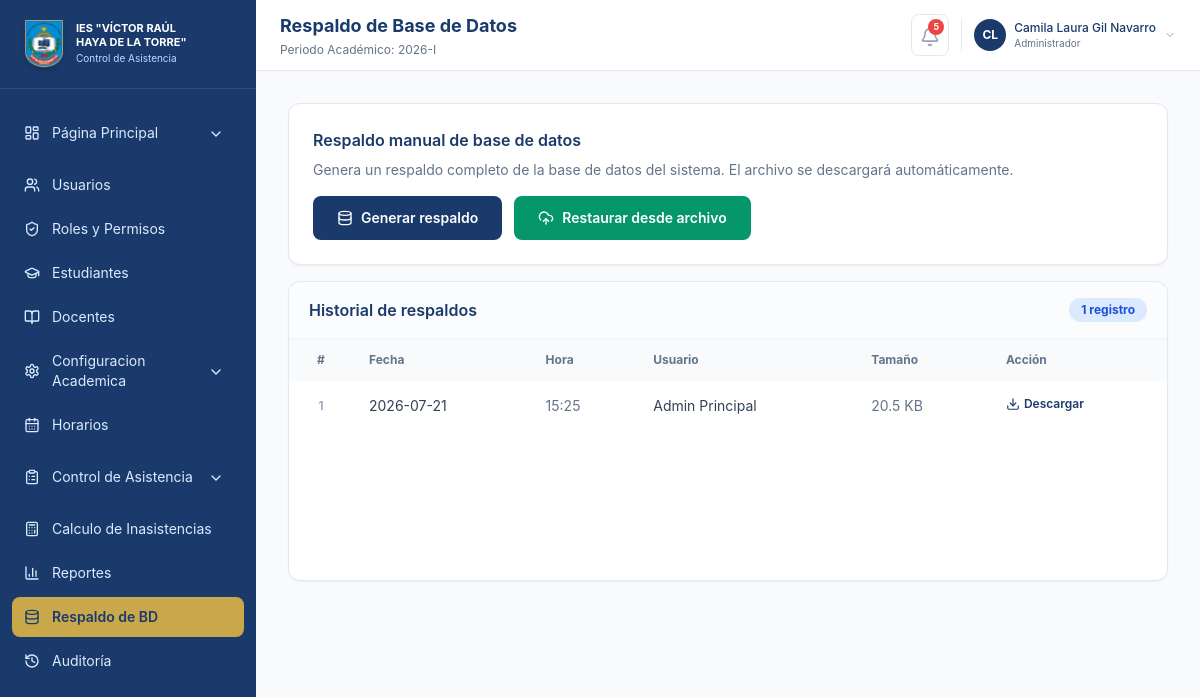
Screenshot of /index.php?m=respaldo (signed in) with the database file from the repository.
### tables this page shows
CREATE TABLE `respaldos` (
  `id` int(11) NOT NULL AUTO_INCREMENT,
  `usuario` varchar(160) NOT NULL,
  `fecha` date NOT NULL,
  `hora` time NOT NULL,
  `tamanio` varchar(40) NOT NULL,
  PRIMARY KEY (`id`)
);

### public/index.php (called while the page is built, shortened)
<?php
require_once __DIR__ . '/../app/helpers.php';
require __DIR__ . '/layout.php';

### app/db.php (called while the page is built, shortened)
<?php
require_once __DIR__ . '/config.php';
function db(): PDO
{
    static $pdo = null;
    if ($pdo instanceof PDO) {
        return $pdo;
    }
    try {
        $dsn = 'mysql:host=' . DB_HOST . ';dbname=' . DB_NAME . ';charset=' . DB_CHARSET;
        $pdo = new PDO($dsn, DB_USER, DB_PASS, [
            PDO::ATTR_ERRMODE => PDO::ERRMODE_EXCEPTION,
            PDO::ATTR_DEFAULT_FETCH_MODE => PDO::FETCH_ASSOC,
            PDO::ATTR_EMULATE_PREPARES => false,
        ]);
    } catch (PDOException $e) {
        error_log('Error de base de datos: ' . $e->getMessage());
        http_response_code(500);
        die('La base de datos no está disponible. Verifique app/config.php e importe database/schema.sql antes de usar el sistema.');
    }
    return $pdo;
}
function fetch_all(string $sql, array $params = []): array
{
    $stmt = db()->prepare($sql);
    $stmt->execute($params);
    return $stmt->fetchAll();
}

### app/helpers.php (called while the page is built, shortened)
<?php
require_once __DIR__ . '/config.php';
require_once __DIR__ . '/db.php';
function e(string|int|float|null $value): string
{
    return htmlspecialchars((string) $value, ENT_QUOTES, 'UTF-8');
}
function all_respaldos(): array
{
    return fetch_all('SELECT id, fecha, hora, usuario, tamanio FROM respaldos ORDER BY fecha DESC, hora DESC');
}

### app/config.php (called while the page is built, shortened)
<?php
function base_url(string $path = ''): string
{
    $base = rtrim(dirname($_SERVER['SCRIPT_NAME'] ?? ''), '/\\');
    return ($base === '' ? '' : $base) . '/' . ltrim($path, '/');
}

### public/modules/respaldo.php (the view, shortened to what this page needs)
<?php
$historial = all_respaldos();
?>
<div class="space-y-4">
    <div class="rounded-xl border border-slate-200 bg-white p-6 shadow-sm">
        <h2 class="font-semibold text-[#1a3a6b]">Respaldo manual de base de datos</h2>
        <p class="mt-2 text-sm text-slate-500">
            Genera un respaldo completo de la base de datos del sistema. El archivo se descargará automáticamente.
        </p>
        <div class="mt-4 flex gap-3">
            <button
                type="button"
                id="btn-generar-respaldo"
                class="w-full sm:w-auto inline-flex justify-center items-center gap-2 rounded-lg bg-[#1a3a6b] px-6 py-3 text-sm font-semibold text-white transition hover:bg-[#142d54]"
            >
                <i data-lucide="database" class="h-4 w-4"></i>
                Generar respaldo
            </button>
            <button
                type="button"
                onclick="document.getElementById('file-restore').click()"
                class="w-full sm:w-auto inline-flex justify-center items-center gap-2 rounded-lg bg-emerald-600 px-6 py-3 text-sm font-semibold text-white transition hover:bg-emerald-700"
            >
                <i data-lucide="upload-cloud" class="h-4 w-4"></i>
                Restaurar desde archivo
            </button>
        </div>
    </div>
    <div class="hidden md:block overflow-x-auto min-h-[300px] rounded-xl border border-slate-200 bg-white shadow-sm">
        <div class="flex items-center justify-between border-b border-slate-100 px-5 py-4 bg-slate-50/50">
            <h2 class="font-semibold text-[#1a3a6b]">Historial de respaldos</h2>
            <span class="rounded-full bg-blue-100 px-3 py-1 text-xs font-bold text-blue-700 shrink-0 whitespace-nowrap">
                <?= count($historial) ?> registro<?= count($historial) !== 1 ? 's' : '' ?>
            </span>
        </div>
        <table class="w-full">
            <thead class="bg-slate-50">
                <tr>
                    <th class="table-th w-16 text-center">#</th>
                    <th class="table-th">Fecha</th>
                    <th class="table-th">Hora</th>
                    <th class="table-th">Usuario</th>
                    <th class="table-th">Tamaño</th>
                    <th class="table-th">Acción</th>
                </tr>
            </thead>
            <tbody class="divide-y divide-slate-100">
                <?php if (empty($historial)): ?>
                    <tr>
                        <td colspan="6" class="py-8 text-center text-sm text-slate-500">
                            No hay respaldos generados todavía.
                        </td>
                    </tr>
                <?php else: ?>
                    <?php foreach ($historial as $index => $row): ?>
                        <tr class="hover:bg-slate-50/50">
                            <td class="table-td text-center text-slate-400 text-xs font-semibold"><?= $index + 1 ?></td>
                            <td class="table-td"><?= e($row['fecha']) ?></td>
                            <td class="table-td text-slate-500"><?= e(substr((string) $row['hora'], 0, 5)) ?></td>
                            <td class="table-td"><?= e($row['usuario']) ?></td>
                            <td class="table-td text-slate-500"><?= e($row['tamanio']) ?></td>
                            <td class="table-td">
                                <a
                                    href="<?= e(base_url('download-backup.php')) ?>"
                                    class="inline-flex items-center gap-1 text-xs font-semibold text-[#1a3a6b] hover:underline"
                                >
                                    <i data-lucide="download" class="h-3.5 w-3.5"></i>
                                    Descargar
                                </a>
                            </td>
                        </tr>
                    <?php endforeach; ?>
                <?php endif; ?>
            </tbody>
        </table>
    </div>
</div>

### public/assets/app.css (style rules this page uses)
body { font-family: Inter, ui-sans-serif, system-ui, -apple-system, BlinkMacSystemFont, "Segoe UI", sans-serif; }
.table-th { padding: 0.75rem 1rem; text-align: left; font-size: 0.75rem; font-weight: 700; color: #64748b; }
.table-td { padding: 0.875rem 1rem; font-size: 0.875rem; color: #334155; vertical-align: middle; }
.lucide { display: inline-block; flex-shrink: 0; stroke-width: 2; vertical-align: middle; }

### rows the page displays
respaldos: fecha "2026-07-21", hora "15:25", usuario "Admin Principal", tamanio "20.5 KB"

### other values shown
$label "Página Principal"
$label "Usuarios"
$label "Roles y Permisos"
$label "Estudiantes"
$label "Docentes"
$label "Configuracion Academica"
$label "Horarios"
$label "Control de Asistencia"
$label "Calculo de Inasistencias"
$label "Reportes"
$label "Respaldo de BD"
$label "Auditoría"
$title "Respaldo de Base de Datos"
$unread_count "5"
user_initials($user['nombre']) "CL"
